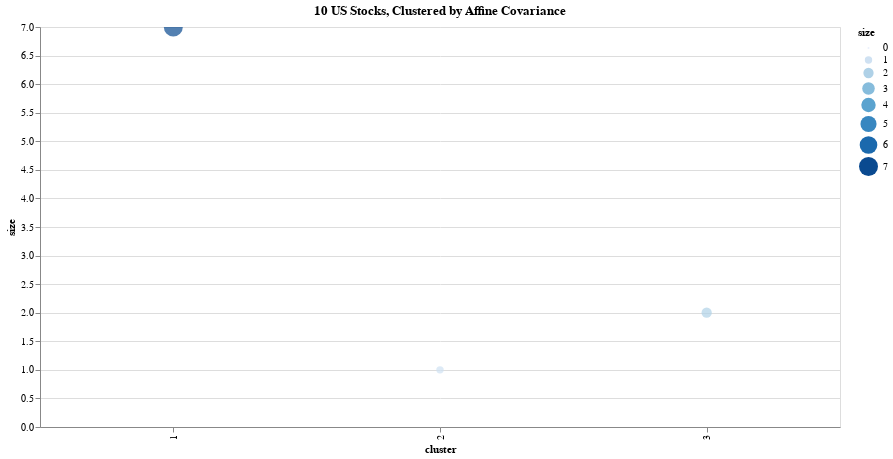

The notebook cell this image was saved under:
### Code cell
import altair as alt
def runCluster():
    c = alt.Chart(gdf).mark_circle(size=60).encode(
        x= alt.X('cluster:N'),
        y= alt.Y('size:Q'),
        color='size:Q',
        tooltip=['names'],
        size=alt.Size('size:Q')
    ).properties(
        width=800,
        height=400,
        title="10 US Stocks, Clustered by Affine Covariance"
    ).interactive()
    #.configure_title("40 Top Global Commodities, Clustered by Affine Covariance")
        
    chart =c 
    return chart
runCluster()

### Figure 1 — Vega-Lite specification as saved in the notebook (floating-point values rounded to 4 significant figures)
{"config": {"view": {"continuousWidth": 400, "continuousHeight": 300}}, "data": {"name": "data-4cafeb56a198fc79427727187f984024"}, "mark": {"type": "circle", "size": 60}, "encoding": {"color": {"field": "size", "type": "quantitative"}, "size": {"field": "size", "type": "quantitative"}, "tooltip": [{"field": "names", "type": "nominal"}], "x": {"field": "cluster", "type": "nominal"}, "y": {"field": "size", "type": "quantitative"}}, "height": 400, "selection": {"selector006": {"type": "interval", "bind": "scales", "encodings": ["x", "y"]}}, "title": "10 US Stocks, Clustered by Affine Covariance", "width": 800, "$schema": "https://vega.github.io/schema/vega-lite/v4.17.0.json", "datasets": {"data-4cafeb56a198fc79427727187f984024": [{"cluster": 1, "names": ["Apple Inc.", "Amazon.com, Inc.", "Best Buy Co., Inc.", "Costco Wholesale Corporation", "Target Corporation", "T-Mobile US, Inc.", "Walmart Inc."], "size": 7, "symbols": ["aapl", "amzn", "bby", "cost", "tgt", "tmus", "wmt"]}, {"cluster": 2, "names": ["Bitcoin"], "size": 1, "symbols": ["btcf"]}, {"cluster": 3, "names": ["AT&T Inc.", "Verizon Communications Inc."], "size": 2, "symbols": ["t", "vz"]}]}}
